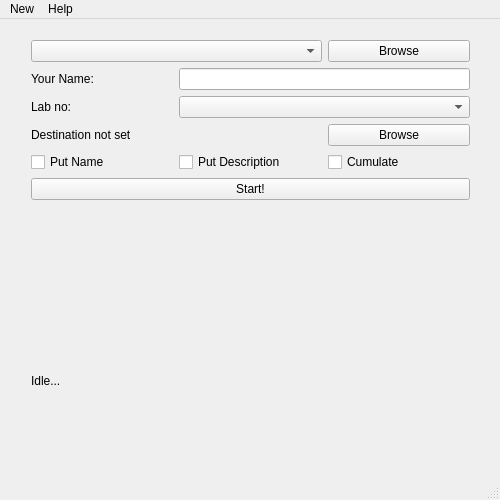
<?xml version="1.0" encoding="UTF-8"?>
<ui version="4.0">
 <class>MainWindow</class>
 <widget class="QMainWindow" name="MainWindow">
  <property name="windowModality">
   <enum>Qt::NonModal</enum>
  </property>
  <property name="geometry">
   <rect>
    <x>0</x>
    <y>0</y>
    <width>500</width>
    <height>500</height>
   </rect>
  </property>
  <property name="sizePolicy">
   <sizepolicy hsizetype="Preferred" vsizetype="Preferred">
    <horstretch>0</horstretch>
    <verstretch>0</verstretch>
   </sizepolicy>
  </property>
  <property name="minimumSize">
   <size>
    <width>500</width>
    <height>500</height>
   </size>
  </property>
  <property name="maximumSize">
   <size>
    <width>500</width>
    <height>500</height>
   </size>
  </property>
  <property name="windowTitle">
   <string>HeliosBot Toolkit</string>
  </property>
  <widget class="QWidget" name="centralWidget">
   <widget class="QWidget" name="layoutWidget">
    <property name="geometry">
     <rect>
      <x>20</x>
      <y>10</y>
      <width>461</width>
      <height>419</height>
     </rect>
    </property>
    <layout class="QVBoxLayout" name="mainVericalLayout">
     <item>
      <layout class="QGridLayout" name="gridLayout">
       <item row="0" column="2">
        <widget class="QPushButton" name="browseFolderButton">
         <property name="text">
          <string>Browse</string>
         </property>
        </widget>
       </item>
       <item row="2" column="0">
        <widget class="QLabel" name="labNoText">
         <property name="text">
          <string>Lab no: </string>
         </property>
        </widget>
       </item>
       <item row="2" column="1" colspan="2">
        <widget class="QComboBox" name="labPicker">
         <property name="enabled">
          <bool>true</bool>
         </property>
        </widget>
       </item>
       <item row="1" column="0">
        <widget class="QLabel" name="YourNameLabel">
         <property name="text">
          <string>Your Name: </string>
         </property>
        </widget>
       </item>
       <item row="0" column="0" colspan="2">
        <widget class="QComboBox" name="pathComboBox"/>
       </item>
       <item row="3" column="0" colspan="2">
        <widget class="QLabel" name="destinationLabel">
         <property name="text">
          <string>Destination not set</string>
         </property>
        </widget>
       </item>
       <item row="3" column="2">
        <widget class="QPushButton" name="browseDestPushButton">
         <property name="text">
          <string>Browse</string>
         </property>
        </widget>
       </item>
       <item row="1" column="1" colspan="2">
        <widget class="QLineEdit" name="nameLineEdit"/>
       </item>
       <item row="4" column="0">
        <layout class="QHBoxLayout" name="horizontalLayout">
         <item>
          <widget class="QCheckBox" name="checkName">
           <property name="text">
            <string>Put Name</string>
           </property>
          </widget>
         </item>
        </layout>
       </item>
       <item row="4" column="2">
        <widget class="QCheckBox" name="cumulateCheckBox">
         <property name="text">
          <string>Cumulate</string>
         </property>
        </widget>
       </item>
       <item row="4" column="1">
        <widget class="QCheckBox" name="checkDescription">
         <property name="text">
          <string>Put Description</string>
         </property>
        </widget>
       </item>
      </layout>
     </item>
     <item>
      <widget class="QPushButton" name="startPushButton">
       <property name="text">
        <string>Start!</string>
       </property>
      </widget>
     </item>
     <item>
      <widget class="QLabel" name="pictureBox">
       <property name="sizePolicy">
        <sizepolicy hsizetype="Fixed" vsizetype="Fixed">
         <horstretch>0</horstretch>
         <verstretch>0</verstretch>
        </sizepolicy>
       </property>
       <property name="maximumSize">
        <size>
         <width>400</width>
         <height>200</height>
        </size>
       </property>
       <property name="text">
        <string/>
       </property>
       <property name="pixmap">
        <pixmap>../img.jpg</pixmap>
       </property>
       <property name="scaledContents">
        <bool>true</bool>
       </property>
      </widget>
     </item>
     <item>
      <widget class="QLabel" name="logLabel">
       <property name="text">
        <string>Idle...</string>
       </property>
      </widget>
     </item>
    </layout>
   </widget>
  </widget>
  <widget class="QMenuBar" name="menuBar">
   <property name="geometry">
    <rect>
     <x>0</x>
     <y>0</y>
     <width>500</width>
     <height>26</height>
    </rect>
   </property>
   <widget class="QMenu" name="menuNew">
    <property name="title">
     <string>New</string>
    </property>
   </widget>
   <widget class="QMenu" name="menuHelp">
    <property name="title">
     <string>Help</string>
    </property>
    <addaction name="actionHelp"/>
   </widget>
   <addaction name="menuNew"/>
   <addaction name="menuHelp"/>
  </widget>
  <widget class="QStatusBar" name="statusBar">
   <property name="enabled">
    <bool>true</bool>
   </property>
  </widget>
  <action name="actionHelp">
   <property name="text">
    <string>Help</string>
   </property>
  </action>
 </widget>
 <layoutdefault spacing="6" margin="11"/>
 <resources/>
 <connections/>
</ui>
